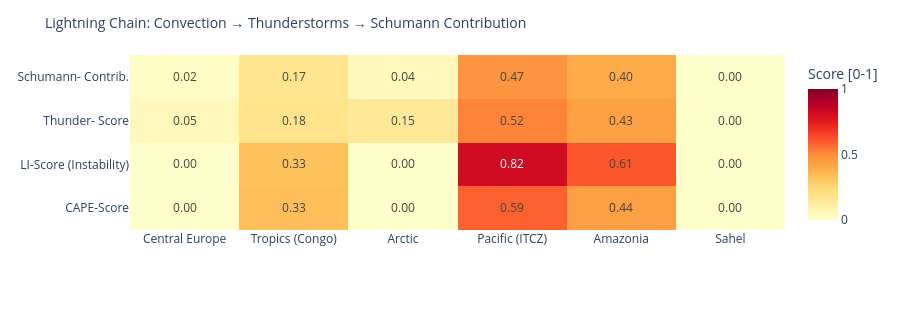

Notebook code for this chart:
### Code cell
# ============================================================
# LIGHTNING CHAIN: Convection → Thunderstorms → Schumann
# Shows the causal chain per measurement point as heatmap
# ============================================================

def cape_score(v):
    """CAPE → normalized score [0,1]"""
    if v is None or pd.isna(v): return 0.0
    return min(1.0, float(v) / 3000)

def li_score(v):
    """Lifted Index: negative = unstable → score [0,1]"""
    if v is None or pd.isna(v): return 0.3
    return min(1.0, max(0.0, (-float(v) + 6) / 12))

def cloud_score(v):
    if v is None or pd.isna(v): return 0.3
    return float(v) / 100

def thunder_score(row):
    """Kombinierter Gewitterwahrscheinlichkeits-Score
    CAPE + LI + Bedeckung + WMO-Gewitter + konvektiver Niederschlag (showers)
    Hinweis: X-Ray und Kp sind kein Bestandteil – nur geomagn./solarer Kontext.
    """
    cs = cape_score(row.get('cape'))
    ls = li_score(row.get('li'))
    cl = cloud_score(row.get('cloud'))
    t  = 1.0 if row.get('thunderstorm') else 0.0
    # Convective precipitation (showers) as additional indicator
    sh = min(1.0, (row.get('showers') or 0) / 5.0)
    return round(cs * 0.30 + ls * 0.25 + cl * 0.15 + t * 0.20 + sh * 0.10, 3)

def schumann_contribution(t_score, lat):
    """Schumann contribution: higher in tropics (±30°), scaled by thunderstorm score"""
    lat_weight = max(0.3, 1.0 - abs(lat) / 60)
    return round(t_score * lat_weight, 3)

df_atm['cape_score']   = df_atm.apply(lambda r: cape_score(r['cape']), axis=1)
df_atm['li_score']     = df_atm.apply(lambda r: li_score(r['li']),    axis=1)
df_atm['thunder_score']= df_atm.apply(lambda r: thunder_score(r.to_dict()), axis=1)
df_atm['schumann_contribution'] = df_atm.apply(
    lambda r: schumann_contribution(r['thunder_score'], r['lat']), axis=1)

metrics = ['cape_score', 'li_score', 'thunder_score', 'schumann_contribution']
labels  = ['CAPE-Score', 'LI-Score\n(Instability)', 'Thunder-\nScore', 'Schumann-\nContrib.']
z_data  = [df_atm[m].tolist() for m in metrics]

fig = go.Figure(go.Heatmap(
    z=z_data,
    x=df_atm['point'].tolist(),
    y=labels,
    colorscale='YlOrRd',
    zmin=0, zmax=1,
    text=[[f'{v:.2f}' for v in row] for row in z_data],
    texttemplate='%{text}', textfont=dict(size=12),
    colorbar=dict(title='Score [0-1]')
))
fig.update_layout(
    title=dict(text='Lightning Chain: Convection → Thunderstorms → Schumann Contribution', font=dict(size=14)),
    height=310,
    plot_bgcolor='rgba(0,0,0,0)', paper_bgcolor='rgba(0,0,0,0)',
    margin=dict(l=130, r=80, t=55, b=80)
)
fig.show()

### Figure 1 — Plotly figure (JSON) as saved in the notebook; plotly's stock layout.template omitted (floating-point values rounded to 4 significant figures)
{"data": [{"colorbar": {"title": {"text": "Score [0-1]"}}, "colorscale": [[0.0, "rgb(255,255,204)"], [0.125, "rgb(255,237,160)"], [0.25, "rgb(254,217,118)"], [0.375, "rgb(254,178,76)"], [0.5, "rgb(253,141,60)"], [0.625, "rgb(252,78,42)"], [0.75, "rgb(227,26,28)"], [0.875, "rgb(189,0,38)"], [1.0, "rgb(128,0,38)"]], "text": [["0.00", "0.33", "0.00", "0.59", "0.44", "0.00"], ["0.00", "0.33", "0.00", "0.82", "0.61", "0.00"], ["0.05", "0.18", "0.15", "0.52", "0.43", "0.00"], ["0.02", "0.17", "0.04", "0.47", "0.40", "0.00"]], "textfont": {"size": 12}, "texttemplate": "%{text}", "type": "heatmap", "x": ["Central Europe", "Tropics (Congo)", "Arctic", "Pacific (ITCZ)", "Amazonia", "Sahel"], "y": ["CAPE-Score", "LI-Score\n(Instability)", "Thunder-\nScore", "Schumann-\nContrib."], "z": [[0.0, 0.3333, 0.0, 0.59, 0.44, 0.0], [0.0, 0.325, 0.0, 0.8167, 0.6083, 0.0], [0.052, 0.184, 0.15, 0.518, 0.434, 0.0], [0.016, 0.172, 0.045, 0.475, 0.398, 0.0]], "zmax": 1, "zmin": 0}], "layout": {"height": 310, "margin": {"b": 80, "l": 130, "r": 80, "t": 55}, "paper_bgcolor": "rgba(0,0,0,0)", "plot_bgcolor": "rgba(0,0,0,0)", "title": {"font": {"size": 14}, "text": "Lightning Chain: Convection → Thunderstorms → Schumann Contribution"}}}
